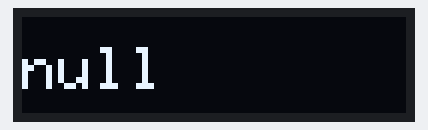
Recording of a sketch running on a simulated ESP8266 (NodeMCU). On the bench: 128×32 one-colour display. WiFi joins after 1.5 s; servers stay silent unless stated; uploads are accepted with an empty reply; the local clock reads 2024-03-15 10:24:30 at power-on unless the sketch sets it; web services answer with replies made up by the test bench; what the sketch prints to the serial monitor is not drawn.

Above: at 7.0 s.
At 12.1 s:
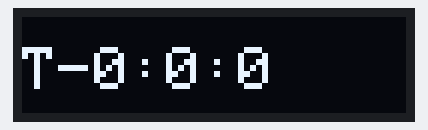

Measured:
- what the display in image 0 shows lasts 5.0 s, from 7.0 s to 12.0 s

The sketch:

Rocket_Launch_Countdown.ino
```cpp
#include <Wire.h>
#include <Adafruit_GFX.h>
#include <Adafruit_SSD1306.h>
#include <ESP8266WiFi.h>
#include <WiFiClient.h>
#include <WiFiClientSecure.h>
#include <ESP8266HTTPClient.h>
#include <ArduinoJson.h>

#define SCREEN_WIDTH 128 // OLED display width, in pixels
#define SCREEN_HEIGHT 32 // OLED display height, in pixels


//========================================================================
//----------------------------Change these--------------------------------
//SSID:
const char* ssid = "MyAltice 465709";

//WIFI Password:
const char* password = "6071-grey-92";
//------------------------------------------------------------------------
//========================================================================


const char* launchesHost = "fdo.rocketlaunch.live";
const char* timehost = "http://worldtimeapi.org/api/ip";
String rawLaunchData = "";
String launchName = "";
String launchProvider = "";
String vehicle = "";
long startTimeOffset; //Add this to millis() to find the current time in ms
long long launchTime;
int screenDelay = 5000;
long screenStart = millis();
enum {
  LAUNCHNAME,
  COUNTDOWN,
  COMPANY,
  VEHICLE
} screen;

StaticJsonDocument<3072> doc;

WiFiClient wfc;
WiFiClientSecure client;

// Declaration for an SSD1306 display connected to I2C (SDA, SCL pins)
Adafruit_SSD1306 display(SCREEN_WIDTH, SCREEN_HEIGHT, &Wire, -1);

void setup() {
  Serial.begin(9600);
  WiFi.begin(ssid, password);
  Wire.begin(D1,D2);

  if (!display.begin(SSD1306_SWITCHCAPVCC, 0x3C)) { // Address 0x3D for 128x64
    Serial.println(F("SSD1306 allocation failed"));
    for (;;);
  }

  connectingWIfi();
  display.display();
  while(WiFi.status() != WL_CONNECTED) {
    delay(1000);
  }
  startTimeOffset = getTimeMS() - millis();

  parseLaunchData(getLaunchDataRaw());
  screen = LAUNCHNAME;
  screenStart = millis();
  //display.startscrollright(0x00,0x07);
  display.setTextWrap(false);
}

void loop() {
  if(screen == LAUNCHNAME) {
    nextLaunchName();
    if(millis() - screenStart > screenDelay) {
      Serial.println("Countdown Screen");
      screen = COUNTDOWN;
      screenStart = millis();
    }
  } else if(screen == COUNTDOWN) {
    nextLaunchCountdown();
    if(millis() - screenStart > screenDelay) {
      screen = COMPANY;
      screenStart = millis();
      Serial.println("Launch Company Screen");
    }
  } else if(screen == COMPANY) {
    company();
    if(millis() - screenStart > screenDelay) {
      screen = VEHICLE;
      screenStart = millis();
      Serial.println("Launch Vehicle Screen");
    }
  } else if(screen == VEHICLE) {
    vehicleScreen();
    if(millis() - screenStart > screenDelay) {
      parseLaunchData(getLaunchDataRaw());
      screen = LAUNCHNAME;
      screenStart = millis();
      Serial.println("Launch Name Screen");
    }
  }

  display.display();
  delay(10);
}

void parseLaunchData(String rawData) {
  String rawLaunchData = getLaunchDataRaw();
  DeserializationError error = deserializeJson(doc, rawLaunchData);

  if(error) {
    Serial.print(F("deserializeJson() failed: "));
    Serial.println(error.f_str());
  }

  launchName = String(doc["result"][0]["name"]);
  launchTime = launchTimeMS(String(doc["result"][0]["win_open"]));
  launchProvider = String(doc["result"][0]["provider"]["name"]);
  vehicle = String(doc["result"][0]["vehicle"]["name"]);
}

String getLaunchDataRaw() {
  String response = "";
  const int httpPort = 443;
  client.setInsecure();
  if(!client.connect(launchesHost, httpPort)) {
    Serial.println("Connection failed");
    return "Error";
  }

  String url = "/json/launches/next/1";
  client.println(String("GET ") + url + " HTTP/1.1");
  client.print("Host: ");
  client.println(launchesHost);
  client.println("");

  while(client.connected()) {
    while(client.available()) {
      char c = client.read();
      //Serial.print(c);

      if(c == '\n') {
        c = client.read();
        //Serial.print(c);
        if(c == '\r') {
          c = client.read();
          //Serial.print(c);
          if(c == '\n') {
            c = client.read();
            //Serial.print(c);
            client.readStringUntil('\n');
            response = client.readStringUntil('\n');
            return response;
          }
        }
      }
    }
  }
}

//Converts the zulu timestamp string of the rocket launch into a unix timestamp
long long launchTimeMS(String timestamp) {
  HTTPClient http;
  http.begin(wfc, "http://showcase.api.linx.twenty57.net/UnixTime/tounix?date=" + timestamp);
  int httpCode = http.GET();

  if(httpCode > 0) {
    String payload = http.getString();
    long long ms;
    payload.remove(0,1);
    payload.remove(payload.length()-1, 1);
    ms = payload.toInt();
    //Serial.println("Raw launch time as str: " + payload);
    //Serial.print("Launch time in seconds: ");
    //Serial.println(ms);
    ms = ms * 1000;
    //Serial.print("Launch time in MS: ");
    //Serial.println(ms);
    return ms;
  }

  http.end();
}

long getTimeMS() {
  HTTPClient http;
  http.begin(wfc, timehost);
  int httpCode = http.GET();

  if(httpCode > 0) {
    String payload = http.getString();
    StaticJsonDocument<768> tsDoc;
    DeserializationError error = deserializeJson(tsDoc, payload);
    long nowUnixTs = long(tsDoc["unixtime"]);
    Serial.print("Current time: ");
    Serial.println(nowUnixTs * 1000);
    return nowUnixTs * 1000;
  }

  http.end();
}

void connectingWIfi() {
  display.clearDisplay();
  display.setTextColor(WHITE);
  display.setTextSize(1);
  display.setCursor(0, 10);
  display.println("Connecting to WiFi...");
  display.println(ssid);
}

void nextLaunchName() {
  display.clearDisplay();

  display.setTextColor(WHITE);
  display.setTextSize(2);
  display.setCursor(0, 10);
  //display.println("Next Launch:");
  display.println(launchName);
}

void company() {
  display.clearDisplay();

  display.setTextColor(WHITE);
  display.setTextSize(2);
  display.setCursor(0, 10);
  //display.println("Launch Provider:");
  display.println(launchProvider);
}

void vehicleScreen() {
  display.clearDisplay();

  display.setTextColor(WHITE);
  display.setTextSize(2);
  display.setCursor(0, 10);
  //display.println("Vehicle:");
  display.println(vehicle);
}

void nextLaunchCountdown() {
  long tminusMS = launchTime - (millis() + startTimeOffset);
  //Serial.print("Current MS: ");
  //Serial.println(millis() + startTimeOffset);

  int days = 0; int hours = 0; int minutes = 0; int seconds = 0;
  if(tminusMS > 0) {
    days = floor(tminusMS / (8.64 * pow(10,7)));
    tminusMS -= days * (8.64 * pow(10,7));
    hours = floor(tminusMS / (3.6 * pow(10,6)));
    tminusMS -= hours * (3.6 * pow(10,6));
    minutes = floor(tminusMS / 60000);
    tminusMS -= minutes * 60000;
    seconds = floor(tminusMS / 1000);
    tminusMS -= seconds * 1000;
  }

/*
  Serial.print("Days: ");
  Serial.println(days);
  Serial.print("Hours: ");
  Serial.println(hours);
  Serial.print("Minutes: ");
  Serial.println(minutes);
  Serial.print("Seconds: ");
  Serial.println(seconds);
  Serial.print("Leftover MS: ");
  Serial.println(tminusMS);
*/
  String tMinus = "";
  if(days < 1) {
    tMinus = "T-" + String(hours) + ":" + String(minutes) + ":" + String(seconds);
  } else if(days < 10) {
    tMinus = "T-" + String(days) + "d, " + String(hours) + "h";
  } else {
    tMinus = "T-" + String(days) + " Days";
  }


  display.clearDisplay();

  display.setTextColor(WHITE);
  display.setTextSize(2);
  display.setCursor(0, 10);
  display.println(tMinus);
}
```
